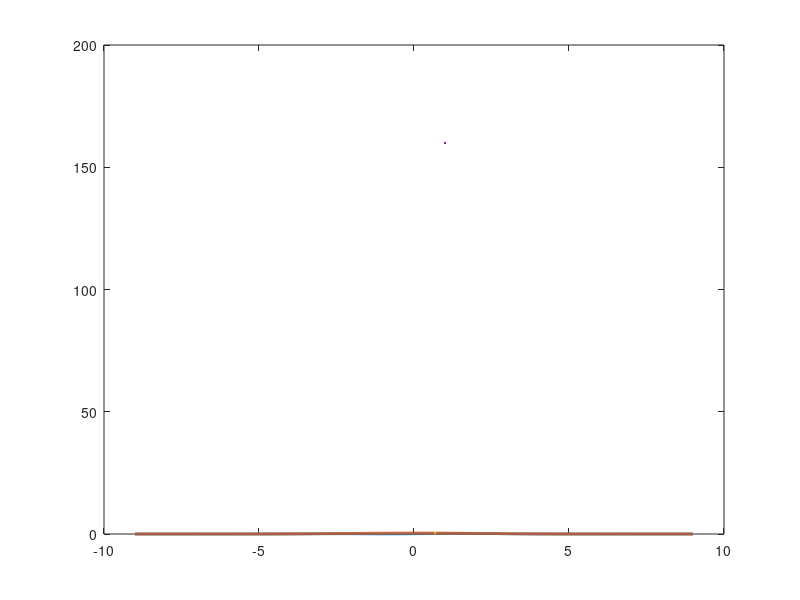

MATLAB code to generate this figure: (Note: this script raises an error after producing the figure.)
close all; clear all; clc;
%%
x = linspace(-9,9,1000);
h = figure('units','normalized','outerposition',[0 0 1 1]);
%% px GMM
mu1 = -2.5; sigma1=1; mu2 = 1.5; sigma2=1.1;
alpha1 = .3; alpha2 = .7;
px = @(x)(alpha1*normpdf(x,mu1,sigma1) + alpha2*normpdf(x,mu2,sigma2));
plot(x,px(x),'linewidth',2)
%% qx Gaussian
muq = 0; sigmaq = 2;
qx = @(x) normpdf(x,muq,sigmaq);
hold on
plot(x,2*qx(x),'linewidth',2')
%% rejection sampling 
N = 1000;
colors = ['r','g'];
filename = 'Rejection_Sampling.gif';

for i = 1:N
    xi = normrnd(muq,sigmaq);
    yi = 2*qx(xi)*rand(1,1);
    accept = (yi<=px(xi))+1;
    plot(xi,yi,colors(accept)+".");
    
    drawnow
    frame = getframe(h);
    im = frame2im(frame);
    [imind,cm] = rgb2ind(im,256);
    if i == 1 
        imwrite(imind,cm,filename,'gif','DelayTime',0.001, 'Loopcount',inf); 
    else 
        imwrite(imind,cm,filename,'gif','DelayTime',0.001,'WriteMode','append'); 
    end 
end